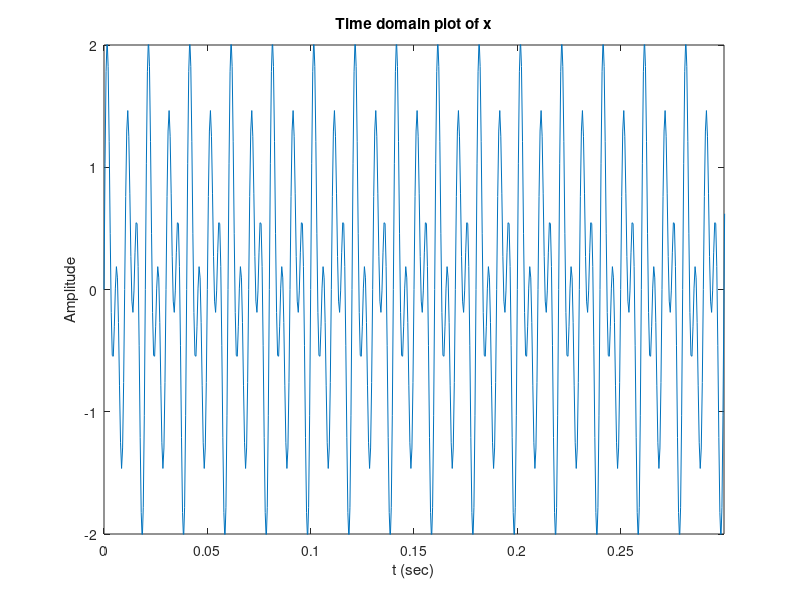
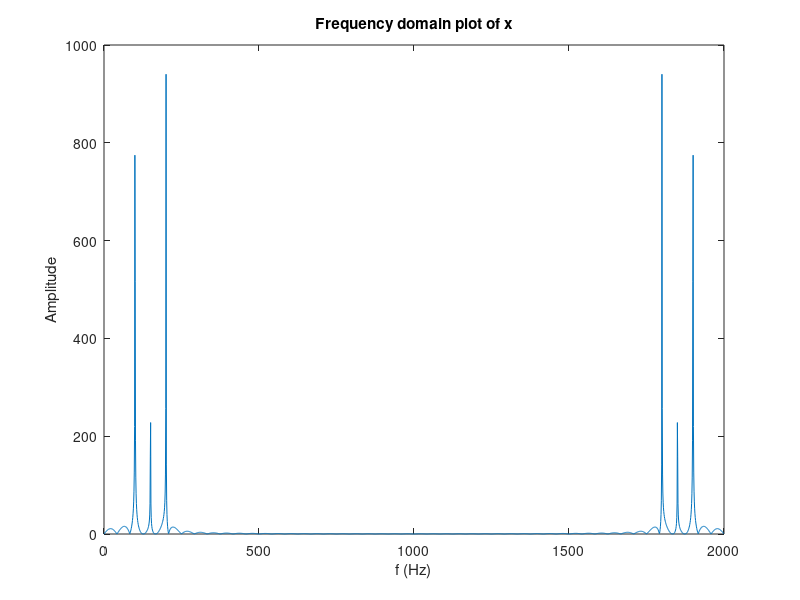
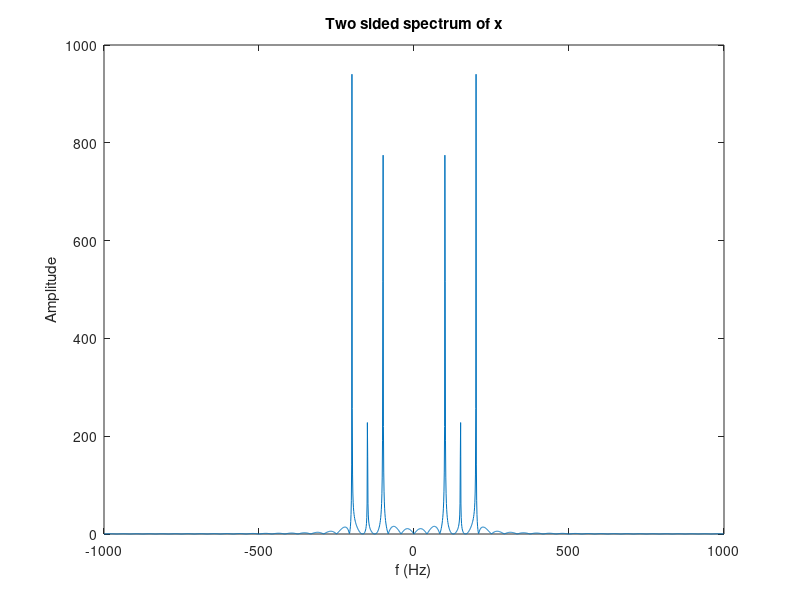
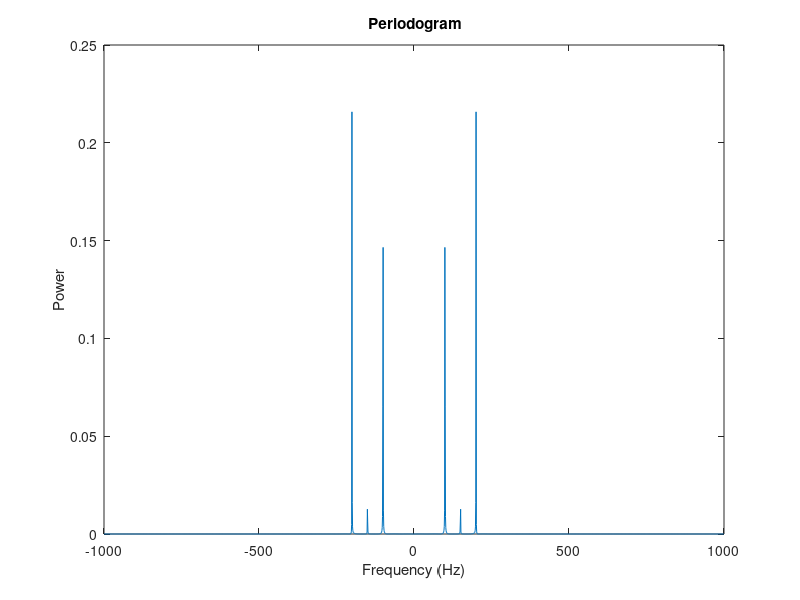

The MATLAB script that drew these images, in order:
%%%%%%%%%%%%%%%%%%%%%%%%%%%%%%%%%%%%%%%%%%%%%%%%%%%%%%%%%%%%%%%%%%%%%%%%%%%
% Part 1
%%%%%%%%%%%%%%%%%%%%%%%%%%%%%%%%%%%%%%%%%%%%%%%%%%%%%%%%%%%%%%%%%%%%%%%%%%%
clear all 
clc 
Fs=2000; 
Ts=1/Fs;
L=2000; 
T=L*Ts; 
t=0:Ts:(L-1)*Ts; 
x=sin(2*pi*100*t)... 
+ 0.3*sin(2*pi*150*(t-2))... 
+ sin(2*pi*200*t); 

figure(1) 
plot(t,x) 
title('Time domain plot of x') 
xlabel('t (sec)') 
ylabel('Amplitude') 
axis([0 0.3 -2 2]) 
pause 

N = 2^nextpow2(L); 
Fo=Fs/N; 
f=(0:N-1)*Fo; 
X=fft(x,N); 
figure(2) 
plot((f(1:N)),abs(X(1:N))) 
title('Frequency domain plot of x') 
xlabel('f (Hz)')
ylabel('Amplitude') 
pause 

figure(3) 
fnew=f-Fs/2; 
X=fftshift(X); 
plot(fnew,abs(X));title('Two sided spectrum of x'); 
xlabel('f (Hz)');
ylabel('Amplitude')
pause 

power=X.*conj(X)/N/L; %%ipologizoume piknotita fasmatos isxios
figure(4) 
plot(fnew,power) 
xlabel('Frequency (Hz)')
ylabel('Power') 
title('{\bf Periodogram}') 
pause
%%
disp('Part2')
si=size(x);
n=randn(si);
figure(5)
plot(t,n)
title('Time domain plot of noise')
xlabel('t(sec)')
ylabel('Amplitude')
axis([0 0.3 -2 2])
pause

Fn=fft(n,N);
powern = Fn.*conj(Fn)/Fs/L;
figure(6)
plot(f, powern)
xlabel('Frequency (Hz)') 
ylabel('Noise Power') 
title('{\bf Noise Periodogram}') 
pause

s=x+n;
figure(7)
plot(t,s)
title('Time domain plot of s')
xlabel('t(sec)')
ylabel('Amplitude')
axis([0 0.3 -2 2])
pause

Fs=fft(s,N);
Fs=fftshift(Fs);
figure(8)
plot(fnew, abs(Fs))
title('Two sided spectrum of s')
xlabel('f(Hz)');
ylabel('Amplitude')
pause

%%
disp('Part3')
p=sin(2*pi*700*t);
m=p.*s;
figure(8)
plot(t,m)
title('Time domain plot of m')
xlabel('t(sec)')
ylabel('Amplitude')
axis([0 0.3 -2 2])
pause

Fm=fft(m,N);
Fm=fftshift(Fm);
figure(9)
plot(fnew,abs(Fm))
title('Two sided spectrum of m')
xlabel('f (Hz)')
ylabel('Amplitude')